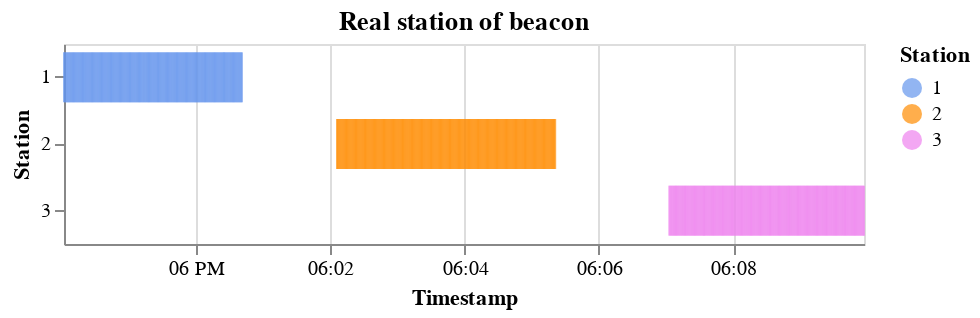

The code cell stored with this chart in its notebook:
### Code cell
def strip_plot(df,include_3):
    df['ts'] = df['ts'].astype(str)  
    if include_3:
        y_scale = alt.Scale(domain=[1, 2, 3])  # Set the y-axis range from 1 to 3
        # Define color encoding based on the station value
        color = alt.Color('real station:N', scale=alt.Scale(
            domain=[1, 2, 3], range=['cornflowerblue', 'darkorange', 'violet'])
             , legend=alt.Legend(title='Station'))
    else:
        y_scale = alt.Scale(domain=[1, 2])  # Set the y-axis range from 1 to 3
        color = alt.Color('real station:N', scale=alt.Scale(
        domain=[1, 2], range=['cornflowerblue', 'darkorange']))


    #x_domain = [pd.to_datetime(f'{date_year} 17:57:00'), pd.to_datetime(f'{date_year} 18:10:00')]
    custom_x_ticks = ['2023-08-24 17:58:00', '2023-08-24 18:00:00', '2023-08-24 18:02:00', '2023-08-24 18:04:00', '2023-08-24 18:06:00', '2023-08-24 18:08:00', '2023-08-24 18:10:00']    #1 inicio 17:57:30 -> 18:01:00

    #1 inicio 17:57:30 -> 18:01:00
    # fim 18:02:00 -> 18:06:00
    #3 monta cargas 18:07:00 -> 18:10:00

    chart = alt.Chart(df).mark_tick().encode(
        x=alt.X('ts:T', title='Timestamp', axis=alt.Axis(values=custom_x_ticks)),
        y=alt.Y('real station:O', title='Station'),#, scale=y_scale),
        color=color  # Apply the color encoding
    ).properties(
        title=f'Real station of beacon',#{beacon}',
        width=400,  # Set the width to 600 pixels (adjust as needed)
        height=100  # Set the height to 400 pixels (adjust as needed)
    ).configure_tick(
    #thickness=5,
    bandSize=25,)

    return chart


#display(df_rssi2_resample)
    
#chart1 = strip_plot(df_rssi1_,beacon=1)
chart2 = strip_plot(df_rssi2_resample.loc[df_rssi2_resample['real station'] != 0],include_3=1)

#chart1 | 
#display(df_rssi2_resample[df_rssi2_resample['real station'] != 0])
chart2

### Figure 1 — Vega-Lite specification as saved in the notebook (floating-point values rounded to 4 significant figures; data arrays with more than 128 entries replaced by an {"elided": "..."} marker saying what was removed)
{"config": {"view": {"continuousWidth": 300, "continuousHeight": 300}, "tick": {"bandSize": 25}}, "data": {"name": "data-d7ccc63d3e0421a1d9e22825b7b09d01"}, "mark": {"type": "tick"}, "encoding": {"color": {"field": "real station", "legend": {"title": "Station"}, "scale": {"domain": [1, 2, 3], "range": ["cornflowerblue", "darkorange", "violet"]}, "type": "nominal"}, "x": {"axis": {"values": ["2023-08-24 17:58:00", "2023-08-24 18:00:00", "2023-08-24 18:02:00", "2023-08-24 18:04:00", "2023-08-24 18:06:00", "2023-08-24 18:08:00", "2023-08-24 18:10:00"]}, "field": "ts", "title": "Timestamp", "type": "temporal"}, "y": {"field": "real station", "title": "Station", "type": "ordinal"}}, "height": 100, "title": "Real station of beacon", "width": 400, "$schema": "https://vega.github.io/schema/vega-lite/v5.15.1.json", "datasets": {"data-d7ccc63d3e0421a1d9e22825b7b09d01": {"elided": "531 records"}}}
